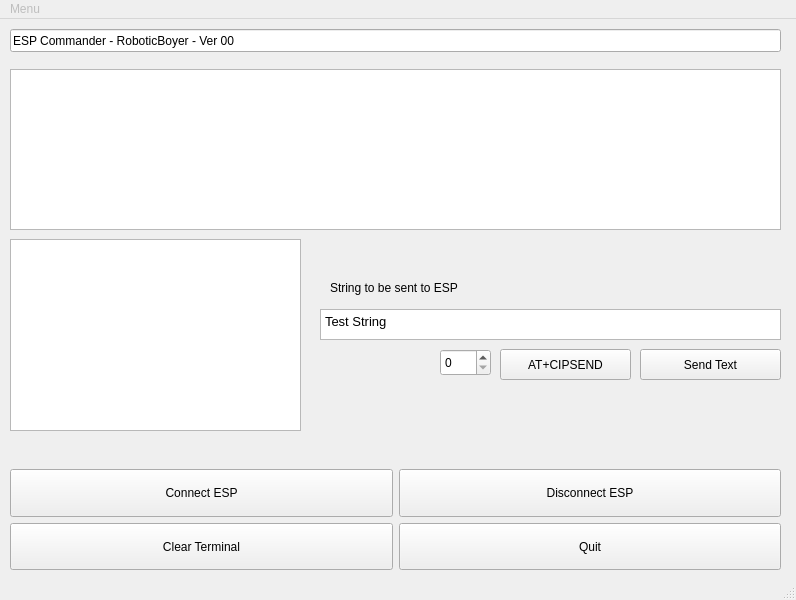
<?xml version="1.0" encoding="UTF-8"?>
<ui version="4.0">
 <class>MainWindow</class>
 <widget class="QMainWindow" name="MainWindow">
  <property name="geometry">
   <rect>
    <x>0</x>
    <y>0</y>
    <width>796</width>
    <height>600</height>
   </rect>
  </property>
  <property name="maximumSize">
   <size>
    <width>800</width>
    <height>600</height>
   </size>
  </property>
  <property name="windowTitle">
   <string>MainWindow</string>
  </property>
  <widget class="QWidget" name="centralwidget">
   <widget class="QTextEdit" name="T_ser">
    <property name="geometry">
     <rect>
      <x>10</x>
      <y>50</y>
      <width>771</width>
      <height>161</height>
     </rect>
    </property>
   </widget>
   <widget class="QLineEdit" name="T_note">
    <property name="geometry">
     <rect>
      <x>10</x>
      <y>10</y>
      <width>771</width>
      <height>23</height>
     </rect>
    </property>
    <property name="text">
     <string>ESP Commander - RoboticBoyer - Ver 00 </string>
    </property>
   </widget>
   <widget class="QWidget" name="gridLayoutWidget">
    <property name="geometry">
     <rect>
      <x>10</x>
      <y>450</y>
      <width>771</width>
      <height>101</height>
     </rect>
    </property>
    <layout class="QGridLayout" name="gridLayout">
     <item row="2" column="1">
      <widget class="QPushButton" name="B_nocon">
       <property name="sizePolicy">
        <sizepolicy hsizetype="Minimum" vsizetype="Minimum">
         <horstretch>0</horstretch>
         <verstretch>0</verstretch>
        </sizepolicy>
       </property>
       <property name="text">
        <string>Disconnect ESP</string>
       </property>
      </widget>
     </item>
     <item row="2" column="0">
      <widget class="QPushButton" name="B_con">
       <property name="sizePolicy">
        <sizepolicy hsizetype="Minimum" vsizetype="Minimum">
         <horstretch>0</horstretch>
         <verstretch>0</verstretch>
        </sizepolicy>
       </property>
       <property name="text">
        <string>Connect ESP</string>
       </property>
      </widget>
     </item>
     <item row="6" column="0">
      <widget class="QPushButton" name="pushButton_7">
       <property name="sizePolicy">
        <sizepolicy hsizetype="Minimum" vsizetype="Minimum">
         <horstretch>0</horstretch>
         <verstretch>0</verstretch>
        </sizepolicy>
       </property>
       <property name="text">
        <string>Clear Terminal</string>
       </property>
      </widget>
     </item>
     <item row="6" column="1">
      <widget class="QPushButton" name="B_quit">
       <property name="sizePolicy">
        <sizepolicy hsizetype="Minimum" vsizetype="Minimum">
         <horstretch>0</horstretch>
         <verstretch>0</verstretch>
        </sizepolicy>
       </property>
       <property name="text">
        <string>Quit</string>
       </property>
      </widget>
     </item>
    </layout>
   </widget>
   <widget class="QListWidget" name="LW_ATcom">
    <property name="geometry">
     <rect>
      <x>10</x>
      <y>220</y>
      <width>291</width>
      <height>192</height>
     </rect>
    </property>
   </widget>
   <widget class="QTextEdit" name="TE_command">
    <property name="geometry">
     <rect>
      <x>320</x>
      <y>290</y>
      <width>461</width>
      <height>31</height>
     </rect>
    </property>
    <property name="html">
     <string>&lt;!DOCTYPE HTML PUBLIC &quot;-//W3C//DTD HTML 4.0//EN&quot; &quot;http://www.w3.org/TR/REC-html40/strict.dtd&quot;&gt;
&lt;html&gt;&lt;head&gt;&lt;meta name=&quot;qrichtext&quot; content=&quot;1&quot; /&gt;&lt;style type=&quot;text/css&quot;&gt;
p, li { white-space: pre-wrap; }
&lt;/style&gt;&lt;/head&gt;&lt;body style=&quot; font-family:'Droid Sans'; font-size:10pt; font-weight:400; font-style:normal;&quot;&gt;
&lt;p style=&quot; margin-top:0px; margin-bottom:0px; margin-left:0px; margin-right:0px; -qt-block-indent:0; text-indent:0px;&quot;&gt;Test String&lt;/p&gt;&lt;/body&gt;&lt;/html&gt;</string>
    </property>
   </widget>
   <widget class="QLabel" name="label">
    <property name="geometry">
     <rect>
      <x>330</x>
      <y>260</y>
      <width>231</width>
      <height>17</height>
     </rect>
    </property>
    <property name="text">
     <string>String to be sent to ESP</string>
    </property>
   </widget>
   <widget class="QPushButton" name="B_Send">
    <property name="geometry">
     <rect>
      <x>640</x>
      <y>330</y>
      <width>141</width>
      <height>31</height>
     </rect>
    </property>
    <property name="text">
     <string>Send Text</string>
    </property>
   </widget>
   <widget class="QPushButton" name="B_Atsend">
    <property name="geometry">
     <rect>
      <x>500</x>
      <y>330</y>
      <width>131</width>
      <height>31</height>
     </rect>
    </property>
    <property name="text">
     <string>AT+CIPSEND</string>
    </property>
   </widget>
   <widget class="QSpinBox" name="SB_id">
    <property name="geometry">
     <rect>
      <x>440</x>
      <y>330</y>
      <width>51</width>
      <height>27</height>
     </rect>
    </property>
    <property name="maximum">
     <number>4</number>
    </property>
   </widget>
  </widget>
  <widget class="QMenuBar" name="menubar">
   <property name="enabled">
    <bool>false</bool>
   </property>
   <property name="geometry">
    <rect>
     <x>0</x>
     <y>0</y>
     <width>796</width>
     <height>23</height>
    </rect>
   </property>
   <widget class="QMenu" name="menuMenu">
    <property name="title">
     <string>Menu</string>
    </property>
   </widget>
   <addaction name="menuMenu"/>
  </widget>
  <widget class="QStatusBar" name="statusbar"/>
 </widget>
 <resources/>
 <connections>
  <connection>
   <sender>MainWindow</sender>
   <signal>destroyed()</signal>
   <receiver>MainWindow</receiver>
   <slot>deleteLater()</slot>
   <hints>
    <hint type="sourcelabel">
     <x>399</x>
     <y>299</y>
    </hint>
    <hint type="destinationlabel">
     <x>399</x>
     <y>299</y>
    </hint>
   </hints>
  </connection>
  <connection>
   <sender>pushButton_7</sender>
   <signal>clicked()</signal>
   <receiver>T_ser</receiver>
   <slot>clear()</slot>
   <hints>
    <hint type="sourcelabel">
     <x>269</x>
     <y>541</y>
    </hint>
    <hint type="destinationlabel">
     <x>251</x>
     <y>289</y>
    </hint>
   </hints>
  </connection>
 </connections>
</ui>
